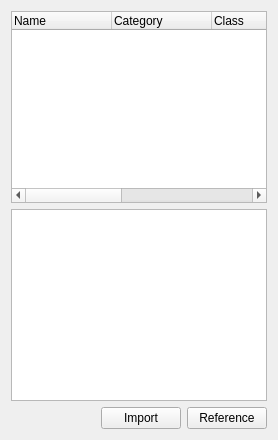
        <widget class="QWidget" name="assetsTab">
         <attribute name="title">
          <string>Assets</string>
         </attribute>
         <layout class="QHBoxLayout" name="horizontalLayout_7">
          <item>
           <layout class="QVBoxLayout" name="verticalLayout_5">
            <item>
             <widget class="QTreeWidget" name="treeWidget">
              <column>
               <property name="text">
                <string>Name</string>
               </property>
              </column>
              <column>
               <property name="text">
                <string>Category</string>
               </property>
              </column>
              <column>
               <property name="text">
                <string>Class</string>
               </property>
              </column>
              <column>
               <property name="text">
                <string>New Column</string>
               </property>
              </column>
              <column>
               <property name="text">
                <string>Date</string>
               </property>
              </column>
              <column>
               <property name="text">
                <string>Owner</string>
               </property>
              </column>
             </widget>
            </item>
            <item>
             <widget class="QTextBrowser" name="textBrowser"/>
            </item>
            <item>
             <layout class="QHBoxLayout" name="horizontalLayout_6">
              <item>
               <spacer name="horizontalSpacer_9">
                <property name="orientation">
                 <enum>Qt::Horizontal</enum>
                </property>
                <property name="sizeHint" stdset="0">
                 <size>
                  <width>40</width>
                  <height>20</height>
                 </size>
                </property>
               </spacer>
              </item>
              <item>
               <widget class="QPushButton" name="pushButton_2">
                <property name="text">
                 <string>Import</string>
                </property>
               </widget>
              </item>
              <item>
               <widget class="QPushButton" name="pushButton_3">
                <property name="text">
                 <string>Reference</string>
                </property>
               </widget>
              </item>
             </layout>
            </item>
           </layout>
          </item>
         </layout>
        </widget>
